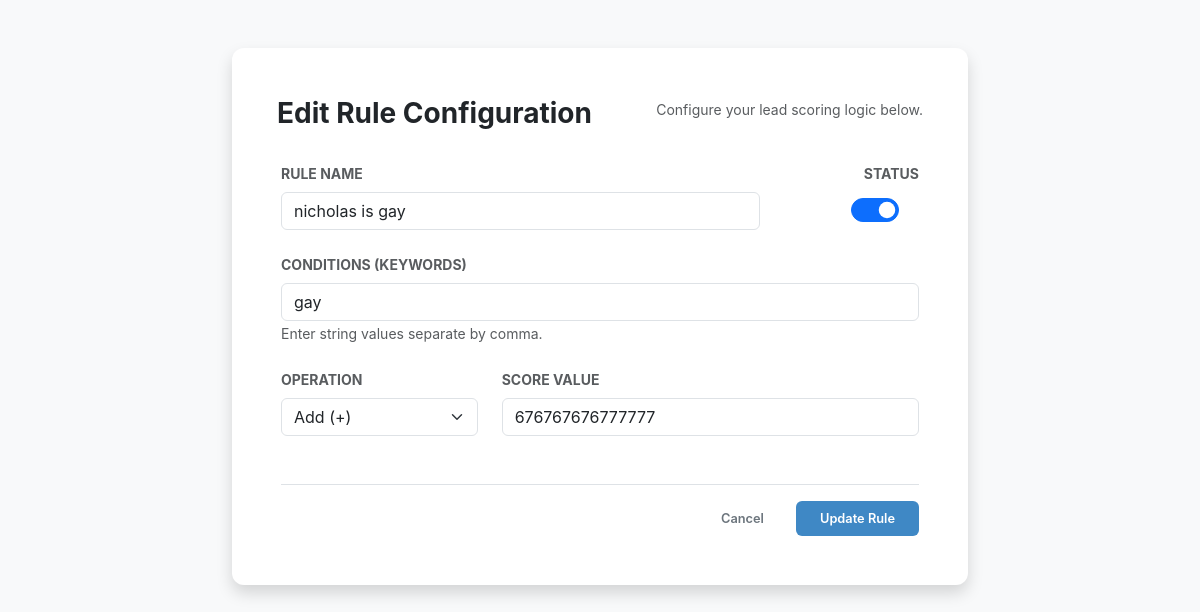
The page /edit_rule/3 on the database as committed earlier.
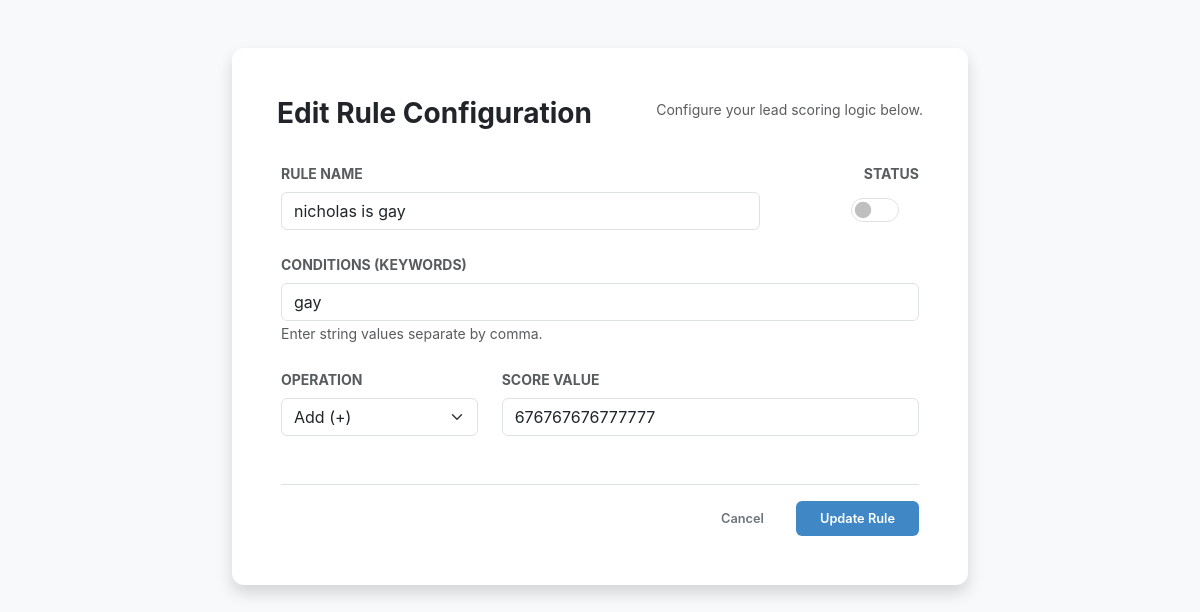
The same page on the database as committed later.
### app.py (models this page shows)
class Rule(db.Model):
    id = db.Column(db.Integer, primary_key=True)
    name = db.Column(db.String(100), nullable=False)
    keywords = db.Column(db.String(200), nullable=False)
    score = db.Column(db.Integer, nullable=False)
    operation = db.Column(db.String(10), nullable=False, default='+')
    active = db.Column(db.Boolean, default=True)

### app.py (the view, shortened to what this page needs)
@app.route('/edit_rule/<int:id>', methods=['GET', 'POST'])
def edit_rule(id):
    rule = Rule.query.get_or_404(id)
    return render_template('rule_form.html', rule=rule, title="Edit Rule Configuration")

### templates/rule_form.html (shortened to what this page needs)
<!DOCTYPE html>
<html lang="en">
<head>
    <link href="https://cdn.jsdelivr.net/npm/bootstrap@5.3.0/dist/css/bootstrap.min.css" rel="stylesheet">
    <link rel="stylesheet" href="{{ url_for('static', filename='style.css') }}">
</head>
<body class="bg-light">
    <div class="container mt-5">
        <div class="row justify-content-center">
            <div class="col-md-8">
                <div class="card shadow border-0">
                    <div class="card-header bg-white border-0 pt-4 pb-0">
                        <h3 class="fw-bold">{{ title }}</h3>
                        <p class="text-muted small">Configure your lead scoring logic below.</p>
                    </div>
                    <div class="card-body p-4">
                        <form method="POST">
                            <div class="d-flex justify-content-between align-items-center mb-4">
                                <div class="w-75">
                                    <label class="form-label fw-bold small text-muted">RULE NAME</label>
                                    <input type="text" class="form-control" name="name"
                                        value="{{ rule.name if rule else '' }}" placeholder="Enter rule name" required>
                                </div>
                                <div class="ms-3 text-center">
                                    <label class="form-label fw-bold small text-muted d-block">STATUS</label>
                                    <div class="form-check form-switch d-inline-block">
                                        <input class="form-check-input fs-4" type="checkbox" name="active" {% if not
                                            rule or rule.active %}checked{% endif %}>
                                    </div>
                                </div>
                            </div>
                            <div class="mb-4">
                                <label class="form-label fw-bold small text-muted">CONDITIONS (KEYWORDS)</label>
                                <input type="text" class="form-control" name="keywords"
                                    value="{{ rule.keywords if rule else '' }}"
                                    placeholder="'CEO', 'Director', 'Budget'" required>
                                <small class="text-muted">Enter string values separate by comma.</small>
                            </div>
                            <div class="row mb-5">
                                <div class="col-md-4">
                                    <label class="form-label fw-bold small text-muted">OPERATION</label>
                                    <select class="form-select" id="operation" name="operation">
                                        <option value="Add (+)" {% if rule and rule.operation=='+' %}selected{% endif %}>
                                            Add (+)</option>
                                    </select>
                                </div>
                                <div class="col-md-8">
                                    <label class="form-label fw-bold small text-muted">SCORE VALUE</label>
                                    <input type="number" class="form-control" id="score" name="score"
                                        value="{{ rule.score if rule else '' }}" placeholder="Enter value (e.g. 10)"
                                        required>
                                </div>
                            </div>
                            <div class="d-flex justify-content-end gap-2 border-top pt-3">
                                <a href="{{ url_for('lead_scoring') }}" class="btn btn-outline-secondary px-4">Cancel</a>
                                <button type="submit" class="btn btn-primary px-4">
                                    {{ 'Update Rule' if rule else 'Save Rule' }}
                                </button>
                            </div>
                        </form>
                    </div>
                </div>
            </div>
        </div>
    </div>
</body>
</html>

Rows that differ between the two databases and show on the page:
changed Rule "nicholas is gay": active "☑" → "☐"
